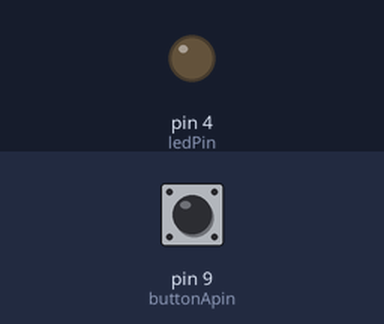
A sketch run on a simulated Arduino Uno, built with avr-gcc and run on an emulated ATmega328P. Parts: output pins drawn as LEDs (lit = HIGH). The inputs (shaded band) are chosen by the test bench; at power-on: pin 9 (buttonApin) HIGH.

Above: at 1.2 s.
1.3 s: pin 9 (buttonApin) pulled LOW for 0.15 s
At 1.37 s:
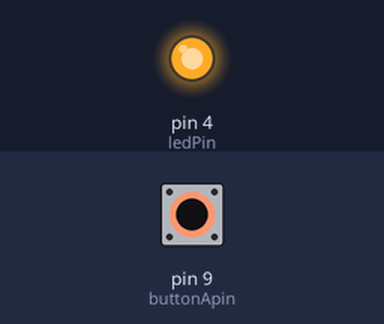
2.9 s: pin 9 (buttonApin) pulled LOW for 3.2 s
At 6.6 s:
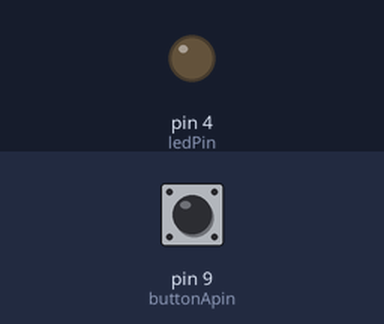
Timing chart, 0 to 8.1 s (numbered marks = the images above; inputs shaded):
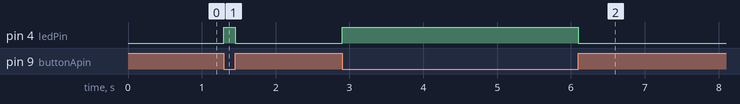

The sketch:

PushWhile.ino
```cpp
int ledPin = 4;
int buttonApin = 9;

void setup(){
pinMode(ledPin, OUTPUT);
pinMode(buttonApin, INPUT_PULLUP);
}

void loop(){
while(digitalRead(buttonApin)==LOW) {
  digitalWrite(ledPin, HIGH);

}
digitalWrite(ledPin, LOW);


}
```

Measured:
- after the input at 1.3 s, pin 4 (ledPin): LOW → HIGH at once, → LOW 0.15 s later
- after the input at 2.9 s, pin 4 (ledPin): LOW → HIGH at once, → LOW 3.2 s later
